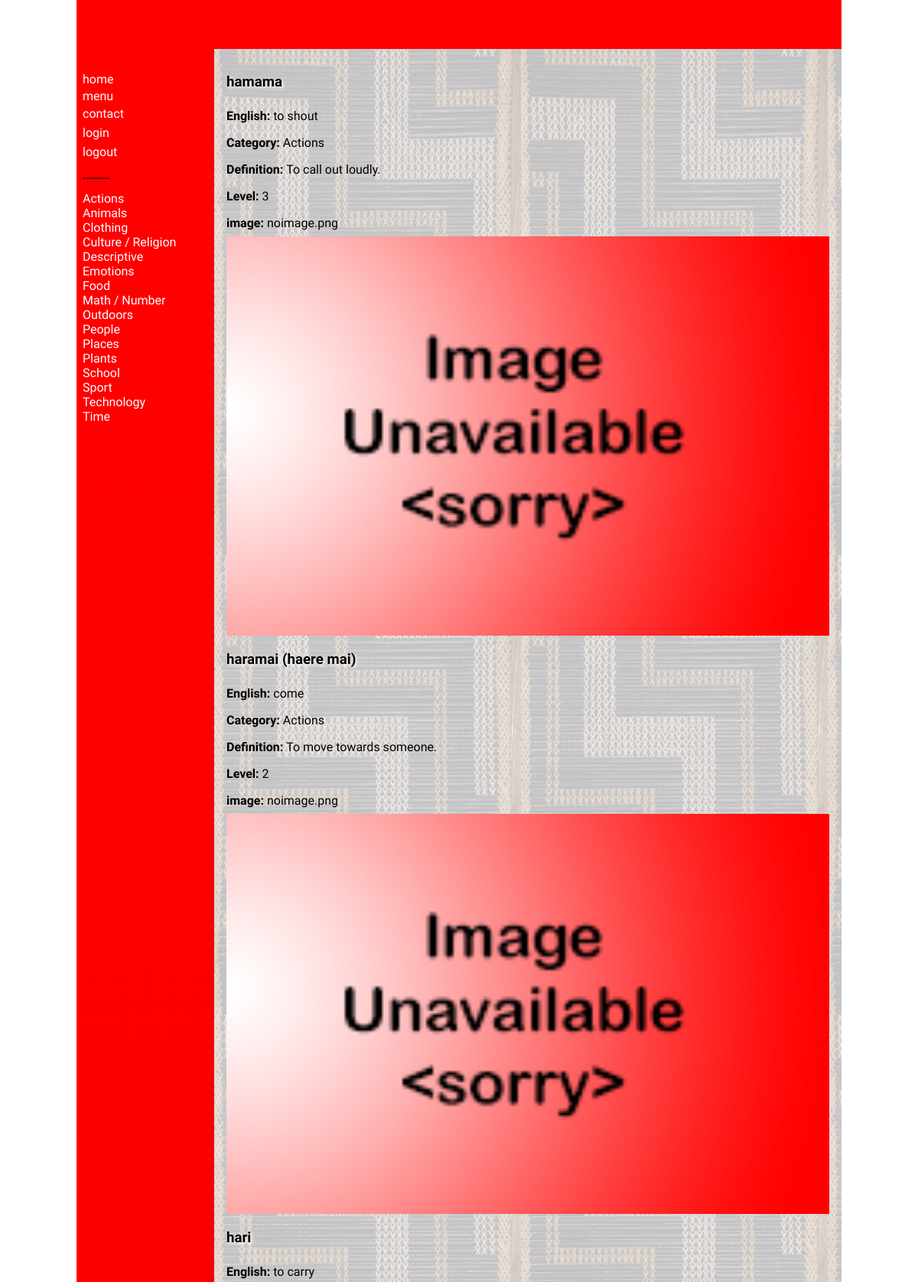
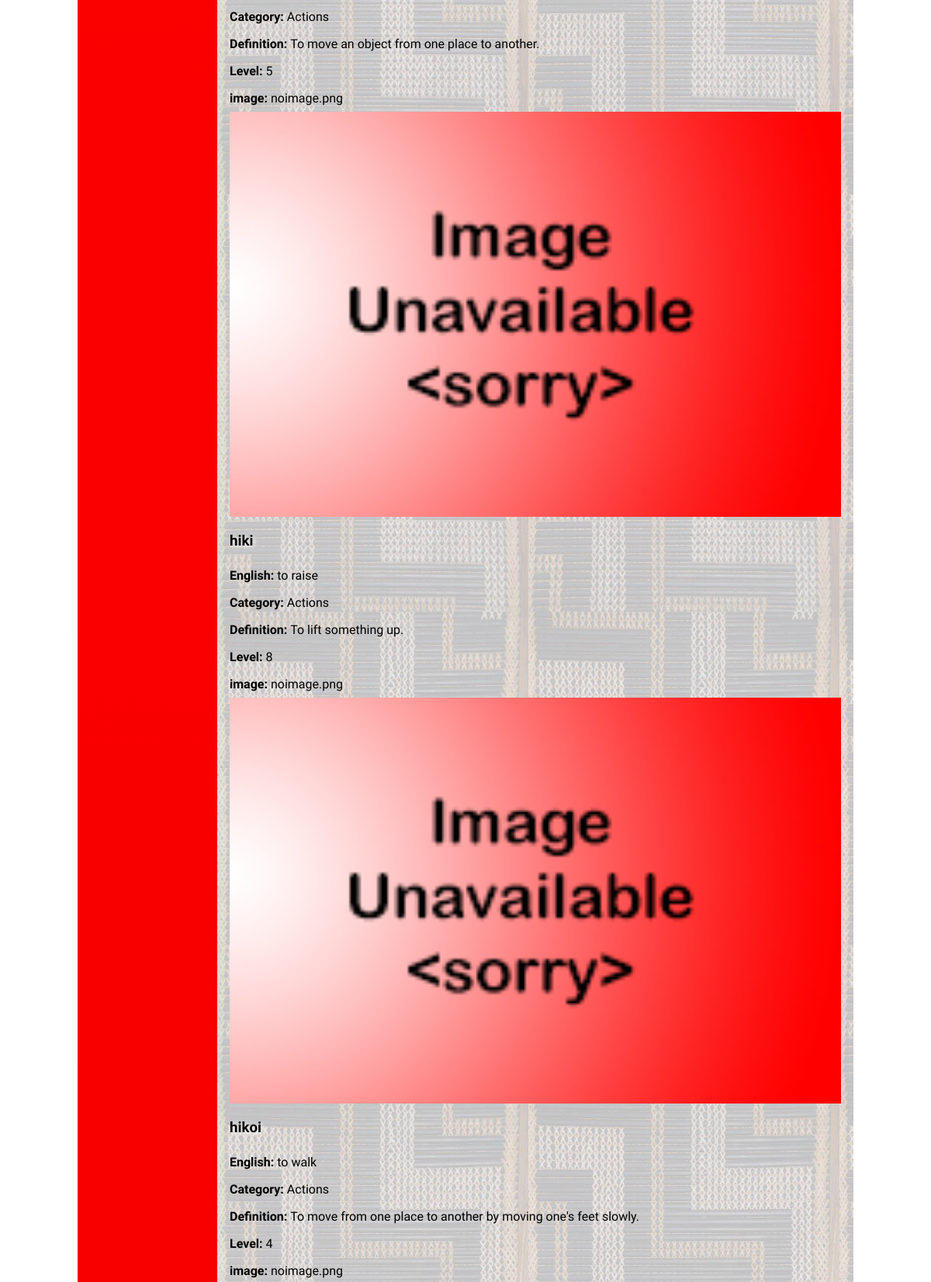
The page /menu (upper part) on the database its author committed (2 pictures, top to bottom).
### tables this page shows
CREATE TABLE "catalist"
(
	id INTEGER
		constraint catalist_pk
			primary key autoincrement,
	catali varchar(30)
);

CREATE TABLE "product"
(
	id integer /*autoincrement needs PK*/,
	name varchar(30),
	english varchar(300),
	category varchar(100),
	definition varchar(300),
	level varchar(3),
	catagory_id INTEGER
, image varchar(100));

### app.py (the view)
@app.route('/menu')
def render_menu_page():
    con = create_connection(DB_NAME)
    query = "SELECT name, english, category, definition, level, image FROM product"
    cur = con.cursor()
    cur.execute(query)
    product_list = cur.fetchall()
    con.close()
    cata_list = sidenav1()
    return render_template('menu.html', products=product_list, catagories=cata_list)

### app.py (called while the page is built)
def create_connection(db_file):
    try:
        connection = sqlite3.connect(db_file)
        return connection
    except Error as e:
        print(e)
    return None

def sidenav1():
    con = create_connection(DB_NAME)
    query = """SELECT catali FROM catalist"""
    cur = con.cursor()
    cur.execute(query)
    cata_list = cur.fetchall()
    con.commit()
    con.close()
    return cata_list

### templates/menu.html (shortened to what this page needs)
{% extends 'base1.html' %}
{% block main %}
    {% for product in products %}
        <div class="product-box">
            <h3>{{ product[0] }}</h3>
            <p><strong>English: </strong>{{ product[1] }}</p>
            <p><strong>Category: </strong>{{ product[2] }}</p>
            <p><strong>Definition: </strong>{{ product[3] }}</p>
            <p><strong>Level: </strong>{{ product[4] }}</p>
            <p><strong>image: </strong>{{ product[5] }}</p>
            <img src="/static/images/{{ product[5] }}">
        </div>
    {% endfor %}
{% endblock %}

### templates/base1.html (shortened to what this page needs)
<!doctype html>
<html lang="en">
<head>
	<link href="{{ url_for('static', filename='style.css') }}" rel="stylesheet">
</head>
<body>
	<div id="container">
		<header>
			<h1>{% block heading %}{% endblock %}</h1>
		</header>
		<nav>
			<ul>
                <li><a href="\">home</a></li>
            <a href="/menu">menu</a><li>
            <a href="/contact">contact</a><li>
            <a href="/login">login</a><li>
            <a href="/logout">logout</a><li>
				<p>--------</p>
				<ul>
    {% for catalist in catagories %}
        <div>
            <a href="/catagories">{{ catalist[0] }}</a>
        </div>
    {% endfor %}
        </ul>
			</ul>
		</nav>
		<main>
            {% block main%}{% endblock %}
        </main>
	</div>
</body>
</html>

### static/style.css (style rules this page uses)
* { font-family: Comfortaa, sans-serif; margin: 0; padding: 0; box-sizing: border-box; }
#container { display: grid; grid-template-columns: 75px auto; grid-template-areas: 'nav header' 'main main' 'footer footer'; }
header { grid-area: header; background-color: #f00; padding: 1rem; }
nav { grid-area: nav; }
main { grid-area: main; padding: 1rem; background-color: #edd; }
h1, h2, h3, h4 { padding: 1rem 0; font-family: 'Suez One', serif; color: #000; text-shadow: 2px 2px 4px #fff; }
p { padding: 0.5rem 0; }
a { color: #222; }
img { width: 100%; }
@media only screen and (min-width: 768px) { #container { grid-template-columns: 180px auto; grid-template-areas: 'header header' 'nav main' 'footer footer'; } }
@media only screen and (min-width: 768px) { nav { background: linear-gradient(180deg, rgba(255,0,0,1) 0%, rgba(0, 0, 0, 1) 50%, rgba(255,0,0,1) 100%); padding: 0.5rem; } }
@media only screen and (min-width: 768px) { nav ul { list-style: none; } }
@media only screen and (min-width: 768px) { nav li { padding: 0.2rem 0; } }
@media only screen and (min-width: 768px) { nav a { color: #fff; text-decoration: none; } }
@media only screen and (min-width: 768px) { main { background-image: url('/poutama.jpg'); } }
@media only screen and (min-width: 1000px) { #container { width: 1000px; margin: auto; } }

### rows shown on the page
catalist: catali "Actions"
catalist: catali "Animals"
catalist: catali "Clothing"
catalist: catali "Culture / Religion"
catalist: catali "Descriptive"
catalist: catali "Emotions"
catalist: catali "Food"
catalist: catali "Math / Number"
catalist: catali "Outdoors"
catalist: catali "People"
catalist: catali "Places"
catalist: catali "Plants"
catalist: catali "School"
catalist: catali "Sport"
catalist: catali "Technology"
catalist: catali "Time"
product: name "hamama", english "to shout", category "Actions", definition "To call out loudly.", level "3", image "noimage.png", image (placeholder picture)
product: name "haramai (haere mai)", english "come", category "Actions", definition "To move towards someone.", level "2", image "noimage.png", image (placeholder picture)
product: name "hari", english "to carry", category "Actions", definition "To move an object from one place to another.", level "5", image "noimage.png", image (placeholder picture)
product: name "hiki", english "to raise", category "Actions", definition "To lift something up.", level "8", image "noimage.png", image (placeholder picture)
product: name "hikoi", english "to walk", category "Actions", definition "To move from one place to another by moving one's feet slowly.", level "4", image "noimage.png"
